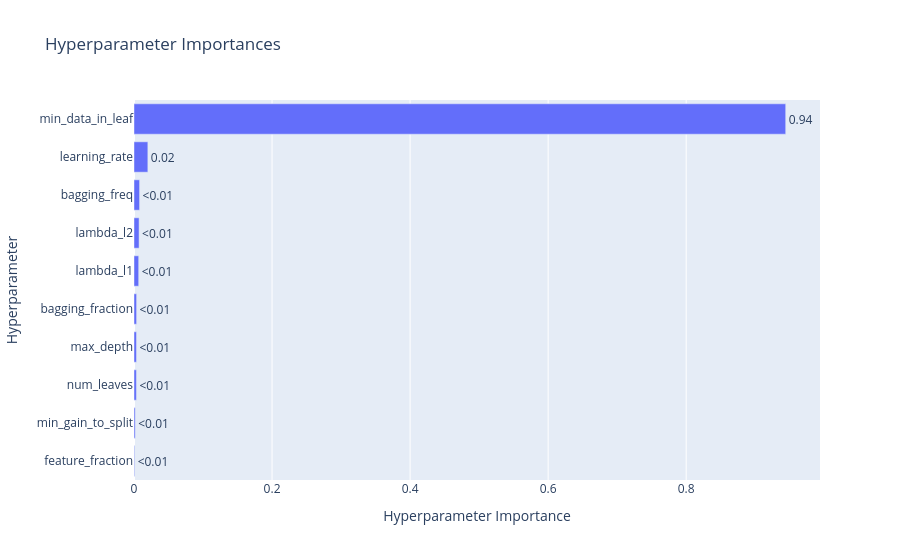

Notebook source saved alongside this figure:
### Code cell
optuna.visualization.plot_optimization_history(study)
optuna.visualization.plot_param_importances(study)

### Figure 1 — Plotly figure (JSON) as saved in the notebook; plotly's stock layout.template omitted (floating-point values rounded to 4 significant figures)
{"data": [{"cliponaxis": false, "hovertemplate": ["feature_fraction (FloatDistribution): 0.000899901667880574<extra></extra>", "min_gain_to_split (FloatDistribution): 0.0017739820497269891<extra></extra>", "num_leaves (IntDistribution): 0.0035142867017420787<extra></extra>", "max_depth (IntDistribution): 0.003591187926759783<extra></extra>", "bagging_fraction (FloatDistribution): 0.0037612700919422873<extra></extra>", "lambda_l1 (FloatDistribution): 0.0067941038680026785<extra></extra>", "lambda_l2 (FloatDistribution): 0.0073735285177315<extra></extra>", "bagging_freq (IntDistribution): 0.008077144086648242<extra></extra>", "learning_rate (FloatDistribution): 0.020067114870370023<extra></extra>", "min_data_in_leaf (IntDistribution): 0.9441474802191959<extra></extra>"], "name": "Objective Value", "orientation": "h", "text": ["<0.01", "<0.01", "<0.01", "<0.01", "<0.01", "<0.01", "<0.01", "<0.01", "0.02", "0.94"], "textposition": "outside", "type": "bar", "x": [0.0008999, 0.001774, 0.003514, 0.003591, 0.003761, 0.006794, 0.007374, 0.008077, 0.02007, 0.9441], "y": ["feature_fraction", "min_gain_to_split", "num_leaves", "max_depth", "bagging_fraction", "lambda_l1", "lambda_l2", "bagging_freq", "learning_rate", "min_data_in_leaf"]}], "layout": {"title": {"text": "Hyperparameter Importances"}, "xaxis": {"title": {"text": "Hyperparameter Importance"}}, "yaxis": {"title": {"text": "Hyperparameter"}}}}
